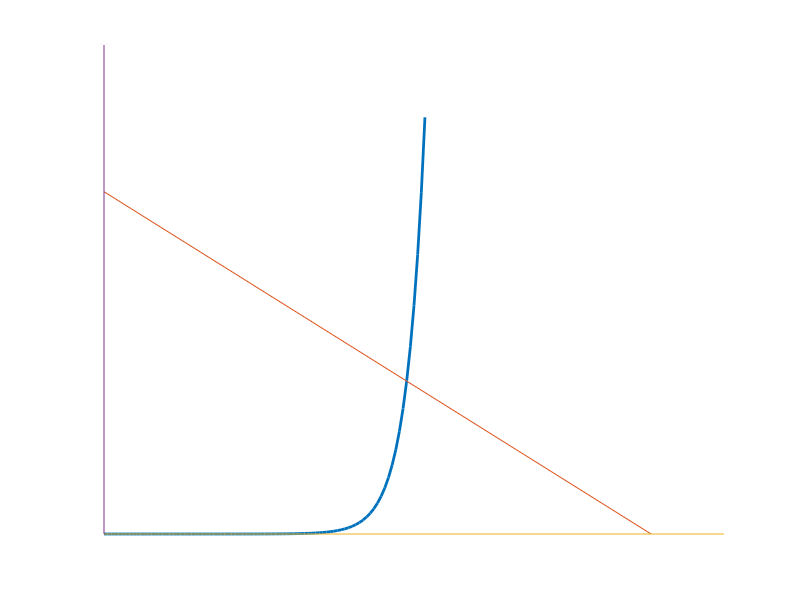
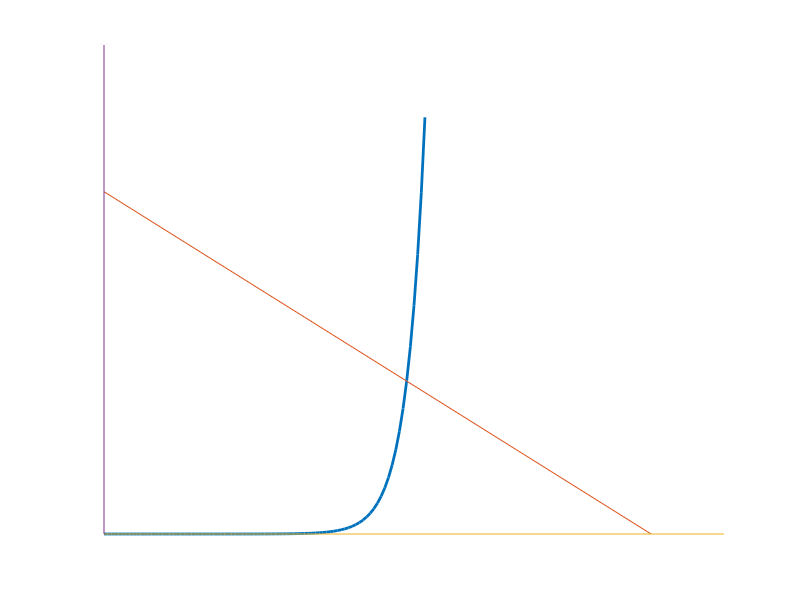

MATLAB code for these plots, in order:
## clipped sine wave
clf;
hold on

IS=10^(-15);
VT=0.05;
iD=@(vD) IS.*(e.^(vD/VT)-1);

vEnd=0.888;
vD=0:0.01:vEnd;
plot(vD,iD(vD),"linewidth",2)   %diode

plot([0,1.5],[0.7.*iD(vEnd),0]) %load line

plot([0,1.7],[0,0])   %x-axis
plot([0,0],[0,iD(vEnd)])  %y-axis
grid off
axis([0 1.7 0 iD(vEnd)])
axis off

print -demf diodeDCloadLine.emf
print -deps diodeDCloadLine.eps
